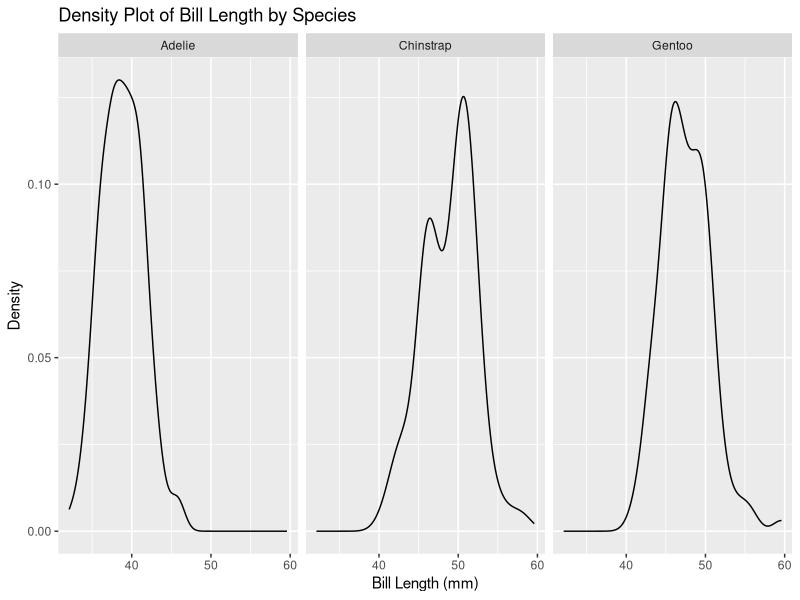
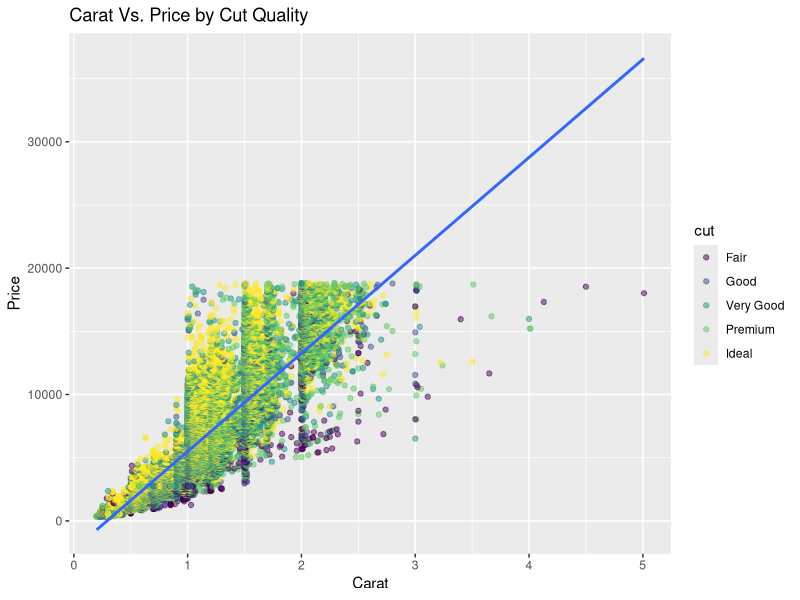
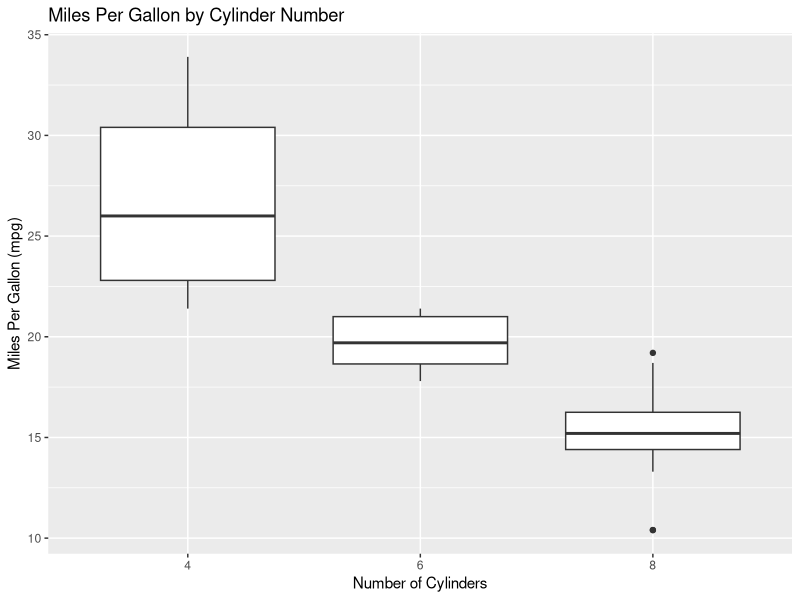
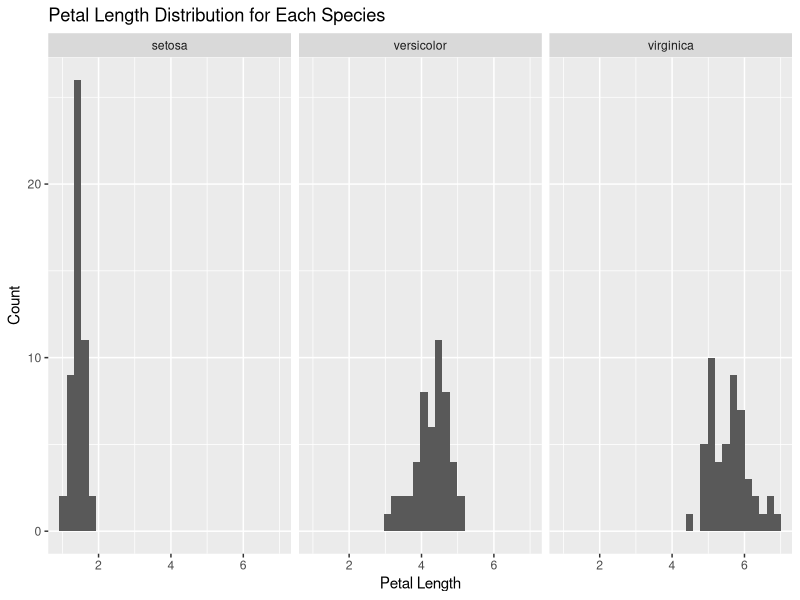

Source code (R) for these figures, in order:
# Please create teh following plots:

# Q1 ----

# Load the tidyverse library
library(tidyverse)

# Load the palmerpenguins library
library(palmerpenguins)

# Load the penguins dataset
data(penguins)

# Plot 1
# Create a density plot of the 'bill_length_mm' column of the penguins
# dataset.
# Use the ggplot() function to create the plot.
# Use the aes() function to specify the x-axis variable.
# Inside the aes() function, set the x parameter to the 'bill_length_mm'
# column of the penguins dataset.
# Add a + sign after the ggplot() function.
# Use the geom_density() function to add a density plot to the ggplot()
# function.
# Add a + sign after the geom_density() function.
# Use the facet_grid() function to add a facet to the ggplot() function.
# Inside the facet_grid() function, set the formula to
# "~ species".
# Add a + sign after the facet_grid() function.
# Use the labs() function to add a title to the ggplot() function.
# Inside the labs() function, set the title parameter to
# "Density Plot of Bill Length by Species".
# Set the x parameter to "Bill Length (mm)".
# Set the y parameter to "Density".

plot1 <- ggplot(penguins)+
  geom_density(aes(x = bill_length_mm)) +
  facet_grid(~ species) +
  labs(title = "Density Plot of Bill Length by Species", x = "Bill Length (mm)", y = "Density")


# To verify your answer, run the following code
plot1

# Q2 ----

# Use the diamonds dataset from ggplot2
data(diamonds)

# Plot 2
# Create a scatter plot of 'carat' vs. 'price', colored by 'cut' quality.
# Use the ggplot() function to create the plot.
# Use the aes() function to specify the x-axis and y-axis variables.
# Inside the aes() function, set the x parameter to 'carat', the y parameter to 'price'.
# Add a + sign after the ggplot() function.
# Use the geom_point() function to add a scatter plot to the ggplot() function. 
# Inside the geom_point() function, use the aes() function to set the color parameter to 'cut'.
# Set the alpha parameter inside geom_point() to 0.5 to make the points semi-transparent if there is overplotting.
# Use the geom_smooth() function to add a smooth line through the points for each 'cut' category, setting the method argument to "lm" for linear models.
# Add a + sign after the geom_point() (and geom_smooth(), if used) function.
# Use the labs() function to add a title to the ggplot() function.
# Inside the labs() function, set the title parameter to "Carat vs. Price by Cut Quality",
# Set the x parameter to "Carat",
# Set the y parameter to "Price".

plot2 <- ggplot(diamonds) +
  aes(x = carat, y = price) +
  geom_point(aes(color = cut),alpha = 0.5) +
  geom_smooth(method = lm) +
  labs(title = "Carat Vs. Price by Cut Quality", x = "Carat", y = "Price")
  


# To verify your answer, run the following code
plot2

# Q3 ----


# Use the mtcars dataset
data(mtcars)

# Plot 3
# Create a boxplot of 'mpg' by 'cyl' (number of cylinders).
# Use the ggplot() function to create the plot.
# Use the aes() function to specify the x-axis and y-axis variables.
# Inside the aes() function, set the x parameter to 'cyl' and the y parameter to 'mpg'.
# NOTICE that you will need to convert the 'cyl' column to a factor using the factor() function. factor(cyl)
# Add a + sign after the ggplot() function.
# Use the geom_boxplot() function to add a boxplot to the ggplot() function.
# Add a + sign after the geom_boxplot() function.
# Use the labs() function to add a title to the ggplot() function.
# Inside the labs() function, set the title parameter to "Miles Per Gallon by Cylinder Number",
# Set the x parameter to "Number of Cylinders",
# Set the y parameter to "Miles Per Gallon (mpg)".

plot3 <- ggplot(mtcars) +
  aes(x = factor(cyl), y = mpg) +
  geom_boxplot() +
  labs(title = "Miles Per Gallon by Cylinder Number", x = "Number of Cylinders", y = "Miles Per Gallon (mpg)")


# To verify your answer, run the following code
plot3

# Q4 ----

# Use the iris dataset
data(iris)

# Plot 4
# Create a histogram of 'Petal.Length' for each species.
# Use the ggplot() function to create the plot.
# Use the aes() function to specify the x-axis variable.
# Inside the aes() function, set the x parameter to 'Petal.Length'.
# Add a + sign after the ggplot() function.
# Use the geom_histogram() function to add a histogram to the ggplot() function, and set bins to 30.
# Add a + sign after the geom_histogram() function.
# Use the facet_wrap() function to add a facet for 'Species'.
# Inside the facet_wrap() function, set the facets parameter to '~ Species'.
# Add a + sign after the facet_wrap() function.
# Use the labs() function to add a title to the ggplot() function.
# Inside the labs() function, set the title parameter to "Petal Length Distribution for Each Species",
# Set the x parameter to "Petal Length",
# Set the y parameter to "Count".

plot4 <- ggplot(iris) +
  aes(x = Petal.Length)+
  geom_histogram(bins = 30) +
  facet_wrap(~ Species) +
  labs(title = "Petal Length Distribution for Each Species", x = "Petal Length", y = "Count")


# To verify your answer, run the following code
plot4
